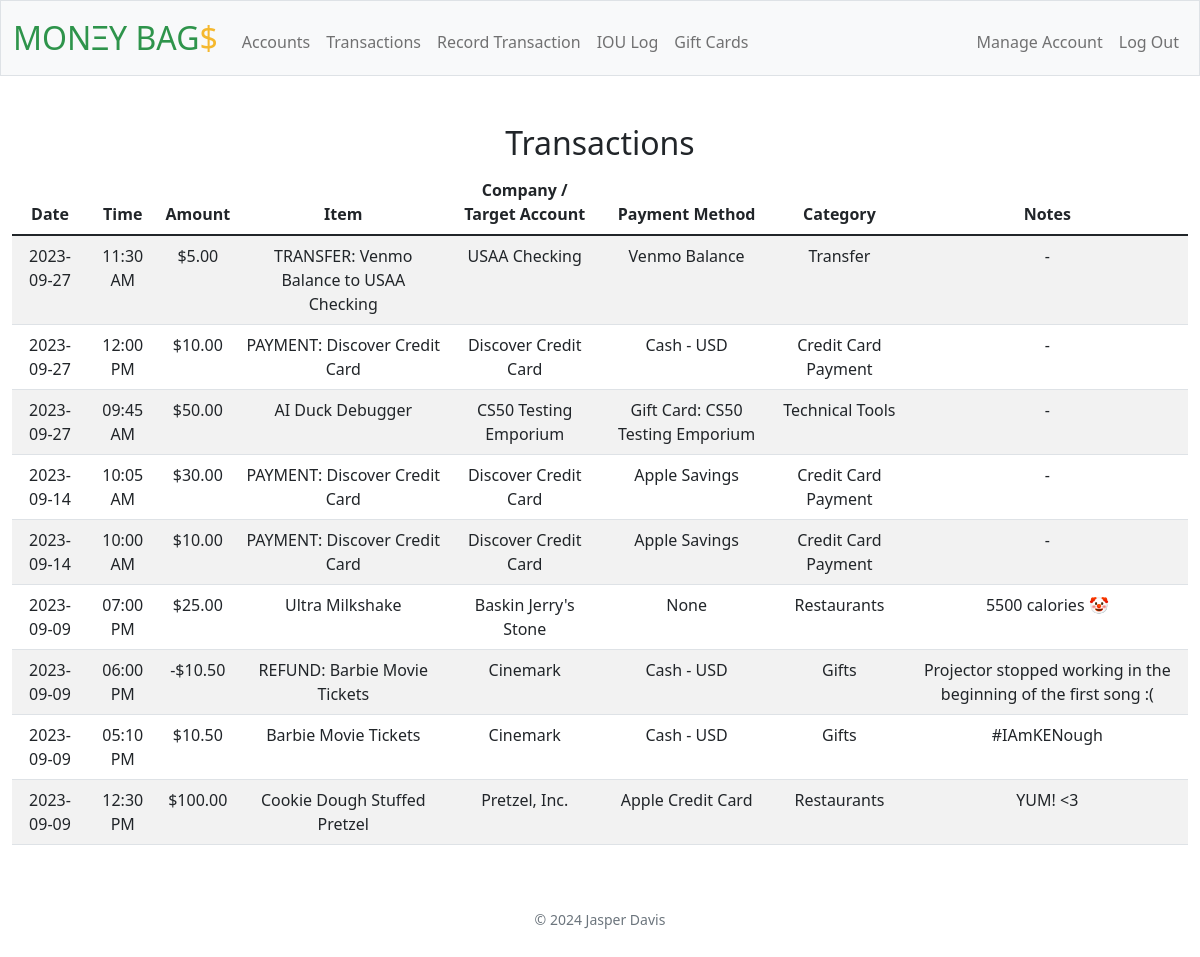
The page /transactions (signed in) on the database its author committed.
### tables this page shows
CREATE TABLE 'transactions' ('id' INTEGER PRIMARY KEY AUTOINCREMENT NOT NULL, 'user_id' INTEGER NOT NULL, 'amount'  NUMERIC NOT NULL  , 'category' TEXT, 'notes' TEXT, 'date'  DATETIME NOT NULL DEFAULT CURRENT_DATE  , 'time' DATETIME, 'target_account'  TEXT NOT NULL  , 'item' TEXT, 'payment_method' TEXT);

### app.py (the view)
@app.route("/transactions")
@login_required
def transactions():
    transactions = db.execute("SELECT * FROM transactions WHERE user_id = ? AND ((category <> 'IOU' AND category <> 'IOU Payment') OR category IS NULL)", session["user_id"])
    return render_template("transactions.html", transactions=transactions)

### app.py (called while the page is built)
@app.after_request
def after_request(response):
    response.headers["Cache-Control"] = "no-cache, no-store, must-revalidate"
    response.headers["Expires"] = 0
    response.headers["Pragma"] = "no-cache"
    return response

### helpers.py (called while the page is built)
def login_required(f):
    @wraps(f)
    def decorated_function(*args, **kwargs):
        if session.get("user_id") is None:
            return redirect("/login")
        return f(*args, **kwargs)
    return decorated_function

def none_look(value):
    if value:
        return value
    else:
        return "-"

def time(input_time):
    if not input_time:
        return none_look(None)
    else:
        time_obj = datetime.strptime(input_time, "%H:%M")
        formatted_time = time_obj.strftime("%I:%M %p")
        return formatted_time

def usd(value):
    if value == 0 or value == "0":
        return f"${value:,.2f}"
    elif not value:
        return none_look(None)
    elif value < 0:
        return f"-${(-1 * value):,.2f}"
    else:
        return f"${value:,.2f}"

### templates/transactions.html (shortened to what this page needs)
{% extends "layout.html" %}
{% block main %}
    <div class="section">
        <h2>Transactions</h2>
        <table class="table table-striped">
            <thead>
                <tr>
                    <th>Date</th>
                    <th>Time</th>
                    <th>Amount</th>
                    <th>Item</th>
                    <th>Company / Target Account</th>
                    <th>Payment Method</th>
                    <th>Category</th>
                    <th>Notes</th>
                </tr>
            </thead>
            <tbody>
                {% for row in transactions[::-1] %}
                    <tr>
                        <td>{{ row.date }}</td>
                        <td>{{ row.time | time }}</td>
                        <td>{{ row.amount | usd }}</td>
                        <td>{{ row.item | none_look }}</td>
                        <td>{{ row.target_account }}</td>
                        <td>{{ row.payment_method }}</td>
                        <td>{{ row.category }}</td>
                        <td>{{ row.notes | none_look }}</td>
                    </tr>
                {% endfor  %}
            </tbody>
        </table>
    </div>
{% endblock %}

### templates/layout.html (shortened to what this page needs)
<!DOCTYPE html>
<html lang="en">
    <head>
        <link href="https://cdn.jsdelivr.net/npm/bootstrap@5.1.3/dist/css/bootstrap.min.css" rel="stylesheet">
        <link href="{{ url_for('static', filename='styles.css') }}" rel="stylesheet">
    </head>
    <body>
        <nav class="bg-light border navbar navbar-expand-md navbar-light">
            <div class="container-fluid">
                <a class="navbar-brand" href="/"><span class="green">MONΞY BAG</span><span class="yellow">$</span></a>
                <div class="collapse navbar-collapse" id="navbar">
                    {% if session["user_id"] %}
                        <ul class="navbar-nav me-auto mt-2">
                            <li class="nav-item"><a class="nav-link" href="/accounts">Accounts</a></li>
                            <li class="nav-item"><a class="nav-link" href="/transactions">Transactions</a></li>
                            <li class="nav-item"><a class="nav-link" href="/add_transaction">Record Transaction</a></li>
                            <li class="nav-item"><a class="nav-link" href="/iou">IOU Log</a></li>
                            <li class="nav-item"><a class="nav-link" href="/gift_cards">Gift Cards</a></li>
                        </ul>
                        <ul class="navbar-nav ms-auto mt-2">
                            <li class="nav-item"><a class="nav-link" href="/manage_account">Manage Account</a></li>
                            <li class="nav-item"><a class="nav-link" href="/logout">Log Out</a></li>
                        </ul>
                    {% else %}
                        <ul class="navbar-nav ms-auto mt-2">
                            <li class="nav-item"><a class="nav-link" href="/register">Register</a></li>
                            <li class="nav-item"><a class="nav-link" href="/login">Log In</a></li>
                        </ul>
                    {% endif %}
                </div>
            </div>
        </nav>
        <main class="container-fluid py-5 text-center">
            {% block main %}{% endblock %}
        </main>
        <footer class="mb-5 small text-center text-muted">
            <div>
                &copy;
                <span id="copyright">
                </span>
                Jasper Davis
            </div>
        </footer>
    </body>
</html>

### static/styles.css (style rules this page uses)
nav .navbar-brand { font-size: xx-large; }
nav .navbar-brand .yellow { color: #f5b82e; }
nav .navbar-brand .green { color: #2e944b; }

### rows shown on the page
transactions: date "2023-09-27", time "11:30 AM", amount "$5.00", item|none_look "TRANSFER: Venmo Balance to USAA Checking", target_account "USAA Checking", payment_method "Venmo Balance", category "Transfer", notes|none_look "-"
transactions: date "2023-09-27", time "12:00 PM", amount "$10.00", item|none_look "PAYMENT: Discover Credit Card", target_account "Discover Credit Card", payment_method "Cash - USD", category "Credit Card Payment", notes|none_look "-"
transactions: date "2023-09-27", time "09:45 AM", amount "$50.00", item|none_look "AI Duck Debugger", target_account "CS50 Testing Emporium", payment_method "Gift Card: CS50 Testing Emporium", category "Technical Tools", notes|none_look "-"
transactions: date "2023-09-14", time "10:05 AM", amount "$30.00", item|none_look "PAYMENT: Discover Credit Card", target_account "Discover Credit Card", payment_method "Apple Savings", category "Credit Card Payment", notes|none_look "-"
transactions: date "2023-09-14", time "10:00 AM", amount "$10.00", item|none_look "PAYMENT: Discover Credit Card", target_account "Discover Credit Card", payment_method "Apple Savings", category "Credit Card Payment", notes|none_look "-"
transactions: date "2023-09-09", time "07:00 PM", amount "$25.00", item|none_look "Ultra Milkshake", target_account "Baskin Jerry's Stone", payment_method "None", category "Restaurants", notes|none_look "5500 calories 🤡"
transactions: date "2023-09-09", time "06:00 PM", amount "-$10.50", item|none_look "REFUND: Barbie Movie Tickets", target_account "Cinemark", payment_method "Cash - USD", category "Gifts", notes|none_look "Projector stopped working in the beginning of the first song :("
transactions: date "2023-09-09", time "05:10 PM", amount "$10.50", item|none_look "Barbie Movie Tickets", target_account "Cinemark", payment_method "Cash - USD", category "Gifts", notes|none_look "#IAmKENough"
transactions: date "2023-09-09", time "12:30 PM", amount "$100.00", item|none_look "Cookie Dough Stuffed Pretzel", target_account "Pretzel, Inc.", payment_method "Apple Credit Card", category "Restaurants", notes|none_look "YUM! <3"
